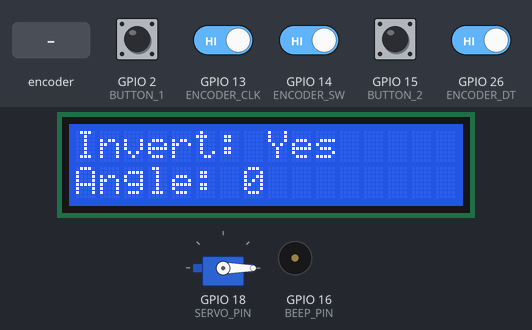
Recording of a sketch running on a simulated ESP32. Parts: servo, 16×2 character LCD, buzzer (waves = sounding, pin HIGH). Inputs (shaded band) come from the test bench; at power-on: GPIO 2 (BUTTON_1), GPIO 13 (ENCODER_CLK), GPIO 14 (ENCODER_SW), GPIO 15 (BUTTON_2), GPIO 26 (ENCODER_DT) HIGH. EEPROM starts erased; what the sketch prints to the serial monitor is not drawn.

Above: at 1.3 s.
1.4 s: GPIO 2 (BUTTON_1) pulled LOW for 3.2 s
At 4.8 s:
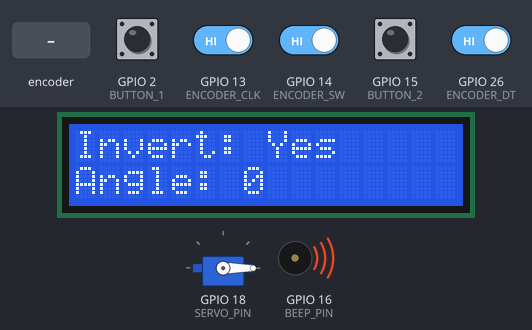
6.4 s: rotary encoder on GPIO 13 (ENCODER_CLK) / GPIO 26 (ENCODER_DT) turned 2 steps (second pin leading)
At 7.1 s:
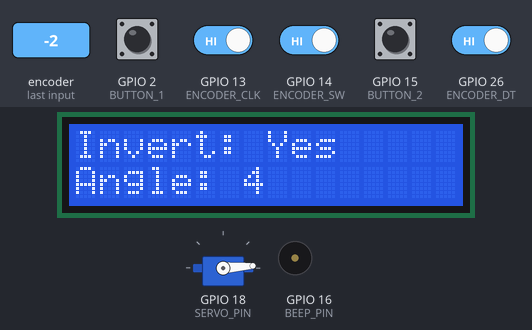
8.3 s: GPIO 14 (ENCODER_SW) driven LOW
At 8.9 s:
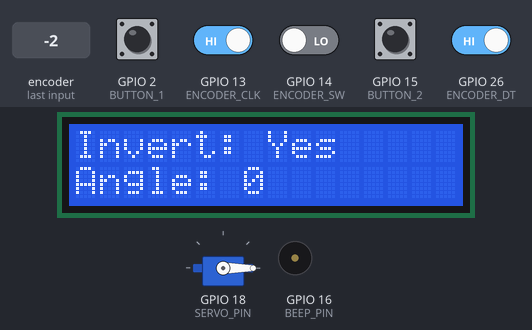
Timing chart, 0 to 11.3 s (numbered marks = the images above; inputs shaded):
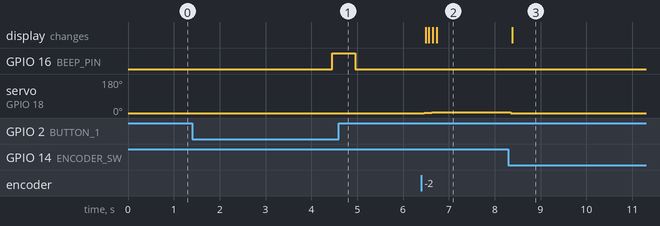

Measured:
- after the input at 1.4 s, GPIO 16 (BEEP_PIN): LOW → HIGH after 3.1 s, → LOW 0.50 s later
- after the input at 6.4 s, servo on GPIO 18 (SERVO_PIN): 0° → 1° after 0.06 s, → 2° 0.09 s later, → 3° 0.09 s later, → 4° 0.09 s later; the display: first changes after 0.09 s (image 2 shows a later state)
- after the input at 8.3 s, servo on GPIO 18 (SERVO_PIN): 4° → 0° after 0.05 s; the display: changes after 0.09 s (image 3)

The sketch:

Servo_controlled_throttle.ino
```cpp
#include <Wire.h>
#include <LiquidCrystal_I2C.h>
#include <ESP32Servo.h>
#include <EEPROM.h>

// ----- Pin Definitions -----
#define ENCODER_CLK 13      // Rotary Encoder Clock Pin (A)
#define ENCODER_DT 26       // Rotary Encoder Data Pin (B)
#define ENCODER_SW 14       // Rotary Encoder Button Pin (SW)
#define SERVO_PIN 18        // Servo Motor Pin
#define BEEP_PIN 16   // Pin for the beeper

#define BUTTON_1 2          // Additional Button 1 (GPIO 2)
#define BUTTON_2 15         // Additional Button 2 (GPIO 15)

// ----- Servo Setup -----
Servo myServo;            // Servo object
int servoAngle = 90;      // Start angle for the servo (default 90°)
const int minAngle = 0;   // Minimum servo angle (0°)
const int maxAngle = 180; // Maximum servo angle (180°)
const int stepSize = 1;   // Precision movement (1° per step)

// ----- LCD Setup -----
LiquidCrystal_I2C lcd(0x27, 16, 2); // I2C address (0x27), LCD size (16x2)

// ----- Encoder State -----
volatile int encoderSteps = 0; // To store the number of steps from the encoder
int lastClkState = HIGH;       // To track the last state of the encoder clock pin
bool encoderButtonPressed = false; // Flag to track the encoder button state

// ----- Persistent Zero Value in EEPROM -----
int zeroValue = 0;             // Default zero value for the servo
const int EEPROM_SIZE = 512;   // EEPROM size for ESP32

// ----- Invert Axis Flag -----
bool invertAxis = false; // Flag to track if servo direction is inverted

// EEPROM addresses for storing data
const int ZERO_VALUE_ADDR = 0;
const int INVERT_AXIS_ADDR = 1; // Store the invertAxis flag (1 byte)

// Forward declaration for the interrupt function
void IRAM_ATTR handleEncoder();

void setup() {
  // Begin serial communication for debugging
  Serial.begin(115200);
  Serial.println("Starting ESP32 Servo Controller...");

  // --- Initialize EEPROM ---
  EEPROM.begin(EEPROM_SIZE);   // Initialize EEPROM storage
  zeroValue = EEPROM.read(ZERO_VALUE_ADDR);  // Read the stored zero value
  if (zeroValue == 255) {      // If no value is saved (empty EEPROM)
    zeroValue = 0;             // Set default zero to 0°
  }
  invertAxis = EEPROM.read(INVERT_AXIS_ADDR);  // Read the invert axis setting from EEPROM

  // --- Pin Setup ---
  pinMode(ENCODER_CLK, INPUT_PULLUP); // Encoder clock pin as input with pull-up
  pinMode(ENCODER_DT, INPUT_PULLUP);  // Encoder data pin as input with pull-up
  pinMode(ENCODER_SW, INPUT_PULLUP);  // Encoder button pin as input with pull-up
  pinMode(BUTTON_1, INPUT_PULLUP);    // Button 1 pin as input with pull-up
  pinMode(BUTTON_2, INPUT_PULLUP);    // Button 2 pin as input with pull-up
  pinMode(BEEP_PIN, OUTPUT);           // Beeper pin setup

  // --- Servo Initialization ---
  myServo.setPeriodHertz(50);        // Set servo frequency to 50Hz (standard)
  myServo.attach(SERVO_PIN, 500, 2400); // Attach the servo to pin with pulse width range
  servoAngle = zeroValue;           // Set initial servo position to the stored zero value
  myServo.write(servoAngle);        // Move servo to the initial position

  // --- LCD Initialization ---
  Wire.begin(21, 22); // Initialize I2C with SDA = GPIO21, SCL = GPIO22
  lcd.init();          // Initialize the LCD
  lcd.backlight();     // Turn on the backlight
  lcd.setCursor(0, 0); // Set the cursor to the first row
  lcd.print("Servo Angle:"); // Display message on LCD
  updateLCD();         // Update LCD with the current angle

  // --- Set up Encoder Interrupt ---
  lastClkState = digitalRead(ENCODER_CLK);  // Get the initial state of the clock pin
  attachInterrupt(digitalPinToInterrupt(ENCODER_CLK), handleEncoder, CHANGE); // Attach interrupt to encoder clock

  // --- Debug Output ---
  Serial.print("Initial angle set to: ");
  Serial.println(servoAngle);
  Serial.print("Invert Axis set to: ");
  Serial.println(invertAxis ? "Yes" : "No");
}

void loop() {
  // --- Process Encoder Movement ---
  if (encoderSteps != 0) { // If the encoder has moved
    int newAngle = servoAngle + (encoderSteps * stepSize); // Calculate the new angle

    // If the axis is inverted, reverse the direction of the movement
    if (invertAxis) {
      newAngle = servoAngle - (encoderSteps * stepSize);
    }

    encoderSteps = 0; // Reset encoder steps after applying

    // Constrain the new angle within the allowable range (0° to 180°)
    newAngle = constrain(newAngle, minAngle, maxAngle);
    if (newAngle != servoAngle) { // If the angle has changed
      servoAngle = newAngle;      // Update servo angle
      myServo.write(servoAngle);  // Move the servo to the new angle
      updateLCD();                // Update the LCD display
      Serial.println("Updated Angle → " + String(servoAngle)); // Print to Serial Monitor
    }
  }

  // --- Handle Encoder Button Press (Reset Servo to "Zero" Value) ---
  if (digitalRead(ENCODER_SW) == LOW && !encoderButtonPressed) { // Button pressed (LOW)
    encoderButtonPressed = true;
    Serial.println("Encoder button pressed - Resetting Servo to stored zero value");
    servoAngle = zeroValue; // Reset to stored zero position
    myServo.write(servoAngle); // Move servo to stored zero position
    updateLCD(); // Update the LCD with the new angle

  }

  // --- Handle Encoder Button Release ---
  if (digitalRead(ENCODER_SW) == HIGH && encoderButtonPressed) { // Button released (HIGH)
    encoderButtonPressed = false; // Reset the button press state
  }

  // --- Handle Button 1 Press (Set New "Zero" Value if held for 3 seconds) ---
  static unsigned long button1PressTime = 0;  // Track the time when Button 1 is pressed
  static bool button1Held = false;             // Flag to track if Button 1 is held

  if (digitalRead(BUTTON_1) == LOW) { // Button 1 pressed (LOW)
    if (!button1Held) {  // If Button 1 is just pressed (not held)
      button1PressTime = millis();  // Record the time when pressed
      button1Held = true;           // Mark button as held
    }

    // If Button 1 is held for 3 seconds, set the current angle as the new zero
    if (millis() - button1PressTime >= 3000 && button1Held) {
      zeroValue = servoAngle; // Set the current angle as the new zero
      EEPROM.write(ZERO_VALUE_ADDR, zeroValue); // Save the new zero value to EEPROM
      EEPROM.commit(); // Ensure the value is written to EEPROM
      Serial.println("Button 1 held - New zero value set");
      button1PressTime = millis(); // Reset the button press time after action
      updateLCD(); // Update the LCD with the new "zero" value
      digitalWrite(BEEP_PIN, HIGH);   // Turn on beeper
      delay(500);                     // Wait for 500 milliseconds
      digitalWrite(BEEP_PIN, LOW);    // Turn off beeper
    }
  } else {
    button1Held = false; // Reset button held state when released
  }

  // --- Handle Button 2 Press (Invert Axis if held for 10 seconds) ---
  static unsigned long button2PressTime = 0;  // Track the time when Button 2 is pressed
  static bool button2Held = false;             // Flag to track if Button 2 is held

  if (digitalRead(BUTTON_2) == LOW) { // Button 2 pressed (LOW)
    if (!button2Held) {  // If Button 2 is just pressed (not held)
      button2PressTime = millis();  // Record the time when pressed
      button2Held = true;           // Mark button as held
    }

    // If Button 2 is held for 10 seconds, invert the axis direction
    if (millis() - button2PressTime >= 10000 && button2Held) {
      invertAxis = !invertAxis; // Toggle the invertAxis flag
      EEPROM.write(INVERT_AXIS_ADDR, invertAxis); // Save the invertAxis flag to EEPROM
      EEPROM.commit(); // Ensure the value is written to EEPROM
      Serial.println("Button 2 held - Inverting servo axis direction");
      button2PressTime = millis(); // Reset the button press time after action
      updateLCD(); // Update the LCD with the new axis direction
      digitalWrite(BEEP_PIN, HIGH);   // Turn on beeper
      delay(500);                     // Wait for 500 milliseconds
      digitalWrite(BEEP_PIN, LOW);    // Turn off beeper
    }
  } else {
    button2Held = false; // Reset button held state when released
  }

  delay(50); // Small delay to reduce CPU load and debounce buttons
}

// ----- Encoder ISR (Interrupt Service Routine) -----
void IRAM_ATTR handleEncoder() {
  int clkState = digitalRead(ENCODER_CLK); // Read current clock pin state
  int dtState = digitalRead(ENCODER_DT);   // Read current data pin state

  // Determine the direction of rotation based on the clock and data states
  if (clkState != lastClkState) {
    if (dtState != clkState) {
      encoderSteps++;  // Clockwise rotation
    } else {
      encoderSteps--;  // Counter-clockwise rotation
    }
  }

  lastClkState = clkState; // Update the last clock state for next interrupt
}

// ----- Update LCD Function -----
// ----- Update LCD Function -----
void updateLCD() {
  lcd.setCursor(0, 1); // Set cursor to second row
  lcd.print("                "); // Clear the second row
  lcd.setCursor(0, 1); // Reset cursor to the start of second row
  lcd.print("Angle: "); // Display the "Angle" label
  lcd.print(servoAngle); // Display the current servo angle

  // Display Axis Inversion Status
  lcd.setCursor(0, 0);  // Set cursor to first row
  lcd.print("Invert: ");
  if (invertAxis) {
    lcd.print("Yes "); // Ensure extra space to clear any previous letters
  } else {
    lcd.print("No ");  // Ensure extra space to clear any previous letters
  }
}
```
